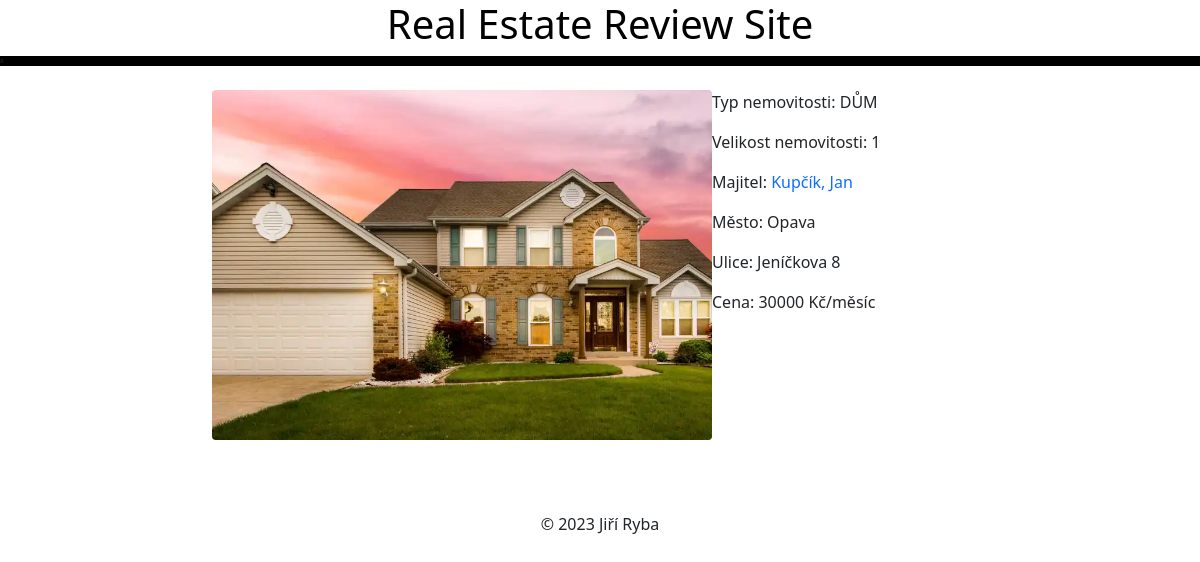
The page /detailn.html/5/ on the database its author committed.
### myapp/models.py (models this page shows, shortened)
class Nemovitost(models.Model):
    BYT = "Byt"
    DUM = "Dům"
    TYP_CHOICES = [
        (BYT, "byt"),
        (DUM, "dům"),
    ]
    VELIKOST1 = "1"
    VELIKOST2 = "1+1"
    VELIKOST3 = "2"
    VELIKOST4 = "2+1"
    VELIKOST5 = "3"
    VELIKOST6 = "3+1"
    VELIKOST_CHOICES = [
        (VELIKOST1, "1"),
        (VELIKOST2, "1+1"),
        (VELIKOST3, "2"),
        (VELIKOST4, "2+1"),
        (VELIKOST5, "3"),
        (VELIKOST6, "3+1"),
    ]
    typ = models.CharField(max_length=45, choices=TYP_CHOICES, default=BYT, verbose_name="Typ", help_text="Vyberte typ nemovitosti")
    velikost = models.CharField(max_length=45, choices=VELIKOST_CHOICES, default=VELIKOST1, verbose_name="Velikost", help_text="Vyberte velikost nemovitosti")
    majitel = models.ForeignKey('Majitel', on_delete=models.CASCADE, verbose_name='Osoba', help_text='Vyberte majitele', default=0)
    mesto = models.CharField(max_length=45, verbose_name="Město", help_text="Zadejte jméno města")
    ulice = models.CharField(max_length=45, verbose_name="Ulice", help_text="Zadejte jméno ulice")
    cena = models.PositiveIntegerField(verbose_name="Cena", help_text="Zadejte cenu")
    fotka = models.ImageField(upload_to="nemovitost", verbose_name="Fotka nemovitosti", help_text="Nahrejte fotku nemovitosti")
    class Meta:
        verbose_name = 'Nemovitost'
        verbose_name_plural = 'Nemovitosti'
        ordering = ['majitel']

class Majitel(models.Model):
    osoba = models.ForeignKey('Osoba', on_delete=models.CASCADE, verbose_name='Majitel', help_text='Vyberte majitele', default=0)
    class Meta:
        verbose_name = 'Majitel'
        verbose_name_plural = 'Majitelé'
        ordering = ['osoba']

class Osoba(models.Model):
    jmeno = models.CharField(max_length=45, verbose_name="Jméno", help_text="Zadejte jméno osoby")
    prijmeni = models.CharField(max_length=45, verbose_name="Přijmení", help_text="Zadejte příjmení")
    reputace = models.CharField(max_length=10, verbose_name="Reputatace", help_text="Zadejte reputaci")
    fotka = models.ImageField(upload_to="osoba", verbose_name="Fotka osoby", help_text="Nahrejte fotku osoby", default="none")
    class Meta:
        verbose_name = 'Osoba'
        verbose_name_plural = 'Osoby'
        ordering = ['reputace']
    def __str__(self):
        return f'{self.prijmeni}, {self.jmeno}'

### myapp/views.py (the view)
# urls.py: path('detailn.html/<int:pk>/', views.NemovitostDetailView.as_view(), name='detailn'),
class NemovitostDetailView(DetailView):
    model = Nemovitost
    context_object_name = 'nemovitost_detail'
    template_name = 'detailn.html'

### myapp/templates/detailn.html
{% extends "base.html" %}
{% block content %}
    <br>
    <div style="max-width: 100%; margin: 0;" class="row justify-content-center text-center">
    <div class="col-2"></div>
    <div class="col-5"><img class="rounded" src="{{  nemovitost_detail.fotka.url }}" style="width:500px;height: 350px;object-fit: cover"
                            alt="{{ nemovitost.typ }} {{ nemovitost.velikost}}" ></div>
    <div style="text-align: left" class="col-3">
        <p>Typ nemovitosti: {{ nemovitost_detail.typ }}</p>
        <p>Velikost nemovitosti: {{ nemovitost_detail.velikost }}</p>
        <p>Majitel: <a style="text-decoration: none" href="{% url 'detailo' nemovitost_detail.majitel.osoba.pk %}">{{ nemovitost_detail.majitel.osoba }}</a></p>
        <p>Město: {{ nemovitost_detail.mesto }}</p>
        <p>Ulice: {{ nemovitost_detail.ulice }}</p>
        <p>Cena: {{ nemovitost_detail.cena }} Kč/měsíc</p>
    </div>
    <div class="col-2"></div>
    </div>
{% endblock %}

### rows shown on the page
Nemovitost: fotka (picture), typ "DŮM", velikost "1", majitel.osoba "Kupčík, Jan", mesto "Opava", ulice "Jeníčkova 8", cena "30000"
